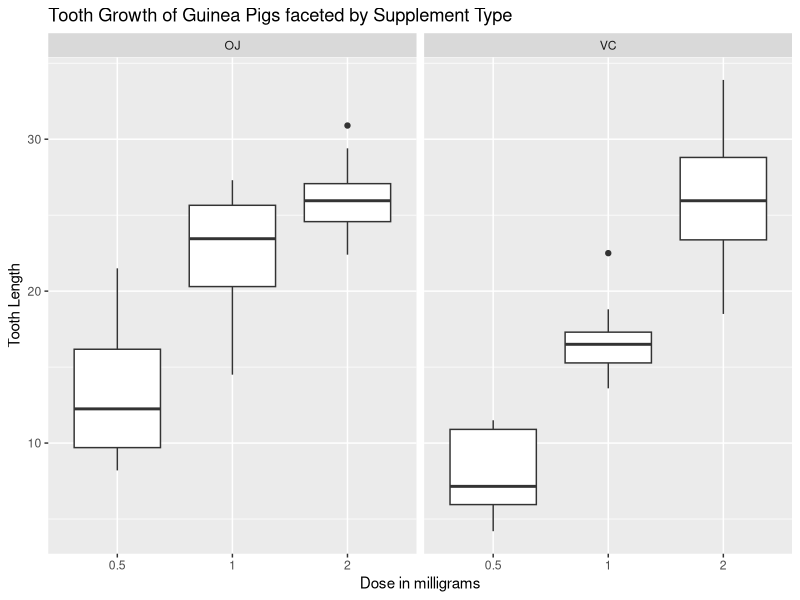

Write the R code that produced this figure.
## ---- chunk 1
library(ggplot2)
head(ToothGrowth)
summary(ToothGrowth)
## ---- chunk 2
data_plot <- ggplot(ToothGrowth, aes(factor(dose),len))
data_plot <- data_plot + geom_boxplot() + facet_grid(. ~ supp) + labs(title="Tooth Growth of Guinea Pigs faceted by Supplement Type", x="Dose in milligrams", y="Tooth Length")
data_plot

t.test(len ~ supp, data=ToothGrowth)
t.test(len ~ supp, data=ToothGrowth[ToothGrowth$dose == 0.5, 1:2])
t.test(len ~ supp, data=ToothGrowth[ToothGrowth$dose == 1, 1:2])
t.test(len ~ supp, data=ToothGrowth[ToothGrowth$dose == 2, 1:2])
